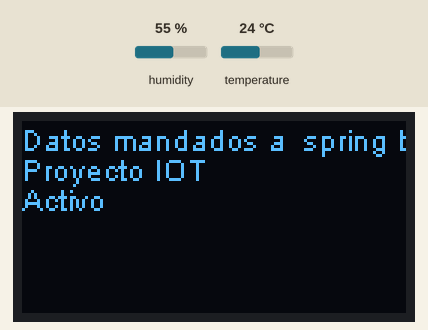
Bench run of a sketch on a simulated ESP32. Parts: 128×64 one-colour display. The test bench sets the inputs (shaded band); at power-on: humidity 55 %, temperature 24 °C. WiFi joins after 1.5 s; servers stay silent unless stated; uploads are accepted with an empty reply; what the sketch prints to the serial monitor is not drawn.

Above: at 4.1 s.

The sketch:

conexion.ino
```cpp
#include <WiFi.h>
#include <HTTPClient.h>
#include <DHT.h>
#include "HT_SSD1306Wire.h"

const char* red = "red";
const char* password = "contraseñan";
const char* serverUrl = "ip";


// censor
#define DHTPIN 21
#define DHTTYPE DHT11

DHT dht(DHTPIN, DHTTYPE);

// Define the display instance.
#ifdef WIRELESS_STICK_V3
SSD1306Wire display(0x3c, 500000, SDA_OLED, SCL_OLED, GEOMETRY_64_32, RST_OLED);
#else
SSD1306Wire display(0x3c, 500000, SDA_OLED, SCL_OLED, GEOMETRY_128_64, RST_OLED);
#endif

void setup() {
  Serial.begin(9600);
  WiFi.begin(red, password);

  while (WiFi.status() != WL_CONNECTED) {
    delay(1000);
    Serial.println("Conectando a WiFi...");
  }

  Serial.println("Conectado a WiFi");

  Serial.println(F("DHTxx test!"));

  dht.begin();

  display.init();
  display.clear();
  display.display();

}

void loop() {
  delay(2000);

  float h = dht.readHumidity();
  float t = dht.readTemperature();
  float f = dht.readTemperature(true);

  if (isnan(h) || isnan(t) || isnan(f)) {
    Serial.println(F("Failed to read from DHT sensor!"));
    display.clear();
    display.drawString(0, 0, "Failed to read from DHT sensor!");
    display.display();

    return;
  }

  float hif = dht.computeHeatIndex(f, h);
  float hic = dht.computeHeatIndex(t, h, false);

  Serial.print(F("Datos mandados a  spring boot: "));


  display.clear();
  display.setLogBuffer(5, 30);
  display.drawString(0, 0, "Datos mandados a  spring boot ");
  display.drawString(0, 10, "Proyecto IOT" );
  display.drawString(0, 20, "Activo  ") ;
  display.display();

  //metodo post
     delay(2000);
    sendData(h,t,f,hic,hif);
}

void sendData (float h, float t ,float f,float hic, float hif){
   if (WiFi.status() == WL_CONNECTED) {

    HTTPClient http;

    http.begin(serverUrl);
    http.addHeader("Content-Type", "application/json");

    String jsonData = "{\"valorh\":" + String(h) +
                    ",\"valort\":" + String(t) +
                    ",\"valorf\":" + String(f) +
                    ",\"valorhc\":" + String(hic) +
                    ",\"valorhf\":" + String(hif) +
                    "}";

   Serial.println("JSON Data to be sent: ");
   Serial.println(jsonData);

    Serial.println("Enviando solicitud HTTP POST a " + String(serverUrl));
    int httpResponseCode = http.POST(jsonData);

    if (httpResponseCode > 0) {
      String response = http.getString();
      Serial.println("Código de respuesta HTTP: " + String(httpResponseCode));
      Serial.println("Respuesta del servidor: " + response);
    } else {
      Serial.print("Error en la solicitud: ");
      Serial.println(httpResponseCode);
      Serial.println(http.errorToString(httpResponseCode).c_str());
    }

    http.end();

    delay(20000);
  } else {
    Serial.println("Error en la conexión WiFi");
  }
}
```
